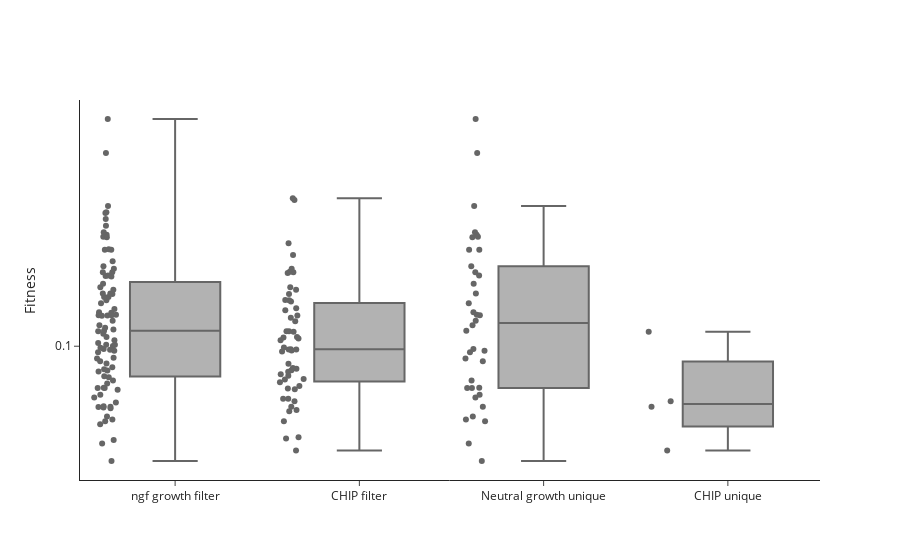

The notebook cell saved with this chart:
### Code cell
ngf_fitness = []
for traj in model_neutral:
    ngf_fitness.append(traj.fitness)

chip_fitness = []
for traj in model_threshold:
    chip_fitness.append(traj.fitness)

ngf_unique_fitness = []
for traj in model_neutral:
    if (traj.id, traj.mutation) in ngf_unique:
        ngf_unique_fitness.append(traj.fitness)
        
chip_unique_fitness = []
for traj in model_threshold:
    if (traj.id, traj.mutation) in chip_unique:
        chip_unique_fitness.append(traj.fitness)

fig = go.Figure()
fig.add_trace(go.Box(y=[item for item in ngf_fitness if item > 0],  boxpoints=False, 
                     name='ngf growth filter', 
                     marker_color = 'rgb(102,102,102)', 
                     showlegend=False)) 

fig.add_trace(go.Box(y=ngf_fitness, boxpoints='all',
                     name='ngf growth filter', 
                     marker_color = 'rgb(102,102,102)',
                     line = dict(color = 'rgba(0,0,0,0)'), fillcolor = 'rgba(0,0,0,0)', showlegend=False))


fig.add_trace(go.Box(y=[item for item in chip_fitness if item > 0],  boxpoints=False, 
                     name='CHIP filter', 
                     marker_color = 'rgb(102,102,102)', 
                     showlegend=False)) 

fig.add_trace(go.Box(y=chip_fitness, boxpoints='all',
                     name='CHIP filter', 
                     marker_color = 'rgb(102,102,102)',
                     line = dict(color = 'rgba(0,0,0,0)'), fillcolor = 'rgba(0,0,0,0)', showlegend=False))

fig.add_trace(go.Box(y=ngf_unique_fitness,  boxpoints='all', 
                     name='Neutral growth unique', 
                     marker_color = 'rgb(102,102,102)', 
                     showlegend=False))

fig.add_trace(go.Box(y=[item for item in chip_unique_fitness if item > 0],  boxpoints=False, 
                     name='CHIP unique', 
                     marker_color = 'rgb(102,102,102)', 
                     showlegend=False))

fig.add_trace(go.Box(y=chip_unique_fitness,  boxpoints='all', 
                     name='CHIP unique', 
                     marker_color = 'rgb(102,102,102)', 
                     line = dict(color = 'rgba(0,0,0,0)'), fillcolor = 'rgba(0,0,0,0)',
                     showlegend=False))

fig.update_layout(
    template='simple_white',
    yaxis_title='Fitness')
fig.update_yaxes(type='log', dtick=1)
fig.write_image(path + 'Box plot all.svg')
fig

### Figure 1 — Plotly figure (JSON) as saved in the notebook; plotly's stock layout.template omitted (floating-point values rounded to 4 significant figures)
{"data": [{"boxpoints": false, "marker": {"color": "rgb(102,102,102)"}, "name": "ngf growth filter", "showlegend": false, "type": "box", "y": [0.1867, 0.1967, 0.1562, 0.04523, 0.1299, 0.5117, 0.1296, 0.251, 0.1802, 0.2525, 0.05175, 0.08224, 0.1646, 0.1817, 0.1195, 0.1012, 0.1437, 0.117, 0.05526, 0.293, 0.3271, 0.1331, 0.2565, 0.1002, 0.13, 0.1369, 0.09758, 0.09496, 0.1695, 0.08152, 0.1611, 0.1869, 0.07036, 0.05919, 0.0379, 0.07029, 0.073, 0.1554, 0.2262, 0.1515, 0.0602, 0.09696, 0.2771, 0.1518, 0.114, 0.05996, 0.1135, 0.1925, 0.09877, 0.07483, 0.1013, 0.07686, 0.07032, 0.08083, 0.181, 0.1027, 0.08801, 0.2272, 0.1563, 0.6827, 0.05955, 0.1112, 0.04398, 0.05306, 0.08363, 0.1326, 0.1476, 0.2261, 0.09625, 0.1294, 0.2052, 0.3086, 0.08632, 0.06482, 0.07763, 0.05983, 0.3101, 0.06633, 0.1153, 0.1082, 0.2622, 0.06216, 0.0538, 0.09064, 0.1305, 0.09008, 0.1051, 0.06925, 0.1239]}, {"boxpoints": "all", "fillcolor": "rgba(0,0,0,0)", "line": {"color": "rgba(0,0,0,0)"}, "marker": {"color": "rgb(102,102,102)"}, "name": "ngf growth filter", "showlegend": false, "type": "box", "y": [0.1867, 0.1967, 0.1562, 0.04523, 0.1299, 0.5117, 0.1296, 0.251, 0.1802, 0.2525, 0.05175, 0.08224, 0.1646, 0.1817, 0.1195, 0.1012, 0.1437, 0.117, 0.05526, 0.293, 0.3271, 0.1331, 0.2565, 0.1002, 0.13, 0.1369, 0.09758, 0.09496, 0.1695, 0.08152, 0.1611, 0.1869, 0.07036, 0.05919, 0.0379, 0.07029, 0.073, 0.1554, 0.2262, 0.1515, 0.0602, 0.09696, 0.2771, 0.1518, 0.114, 0.05996, 0.1135, 0.1925, 0.09877, 0.07483, 0.1013, 0.07686, 0.07032, 0.08083, 0.181, 0.1027, 0.08801, 0.2272, 0.1563, 0.6827, 0.05955, 0.1112, 0.04398, 0.05306, 0.08363, 0.1326, 0.1476, 0.2261, 0.09625, 0.1294, 0.2052, 0.3086, 0.08632, 0.06482, 0.07763, 0.05983, 0.3101, 0.06633, 0.1153, 0.1082, 0.2622, 0.06216, 0.0538, 0.09064, 0.1305, 0.09008, 0.1051, 0.06925, 0.1239]}, {"boxpoints": false, "marker": {"color": "rgb(102,102,102)"}, "name": "CHIP filter", "showlegend": false, "type": "box", "y": [0.1867, 0.04632, 0.1296, 0.1875, 0.053, 0.08067, 0.1646, 0.06276, 0.09571, 0.1051, 0.3496, 0.1135, 0.138, 0.1273, 0.04581, 0.1611, 0.05773, 0.07788, 0.04143, 0.1554, 0.1479, 0.05837, 0.09735, 0.07152, 0.146, 0.1135, 0.1925, 0.09719, 0.09889, 0.07549, 0.07894, 0.1857, 0.1082, 0.113, 0.2161, 0.1356, 0.08169, 0.08324, 0.08261, 0.0975, 0.1476, 0.1235, 0.2387, 0.344, 0.08632, 0.06411, 0.07371, 0.07582, 0.1067, 0.1077, 0.06001, 0.06954, 0.06994, 0.09653, 0.06419]}, {"boxpoints": "all", "fillcolor": "rgba(0,0,0,0)", "line": {"color": "rgba(0,0,0,0)"}, "marker": {"color": "rgb(102,102,102)"}, "name": "CHIP filter", "showlegend": false, "type": "box", "y": [0.1867, 0.04632, 0.1296, 0.1875, 0.053, 0.08067, 0.1646, 0.06276, 0.09571, 0.1051, 0.3496, 0.1135, 0.138, 0.1273, 0.04581, 0.1611, 0.05773, 0.07788, 0.04143, 0.1554, 0.1479, 0.05837, 0.09735, 0.07152, 0.146, 0.1135, 0.1925, 0.09719, 0.09889, 0.07549, 0.07894, 0.1857, 0.1082, 0.113, 0.2161, 0.1356, 0.08169, 0.08324, 0.08261, 0.0975, 0.1476, 0.1235, 0.2387, 0.344, 0.08632, 0.06411, 0.07371, 0.07582, 0.1067, 0.1077, 0.06001, 0.06954, 0.06994, 0.09653, 0.06419]}, {"boxpoints": "all", "marker": {"color": "rgb(102,102,102)"}, "name": "Neutral growth unique", "showlegend": false, "type": "box", "y": [0.1967, 0.1562, 0.1299, 0.5117, 0.251, 0.2525, 0.1817, 0.1195, 0.1437, 0.05526, 0.3271, 0.1331, 0.2565, 0.09758, 0.09496, 0.1695, 0.1869, 0.07036, 0.0379, 0.07029, 0.2262, 0.114, 0.05996, 0.07483, 0.07032, 0.08801, 0.6827, 0.04398, 0.05306, 0.2261, 0.09625, 0.06482, 0.06633, 0.2622, 0.0538, 0.1305, 0.09008, 0.1239]}, {"boxpoints": false, "marker": {"color": "rgb(102,102,102)"}, "name": "CHIP unique", "showlegend": false, "type": "box", "y": [0.06276, 0.04143, 0.113, 0.06001]}, {"boxpoints": "all", "fillcolor": "rgba(0,0,0,0)", "line": {"color": "rgba(0,0,0,0)"}, "marker": {"color": "rgb(102,102,102)"}, "name": "CHIP unique", "showlegend": false, "type": "box", "y": [0.06276, 0.04143, 0.113, 0.06001]}], "layout": {"yaxis": {"dtick": 1, "title": {"text": "Fitness"}, "type": "log"}}}
